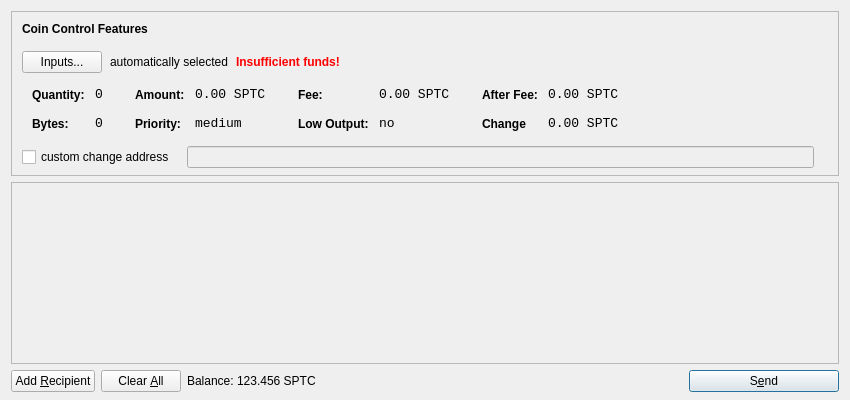
<?xml version="1.0" encoding="UTF-8"?>
<ui version="4.0">
 <class>SendCoinsDialog</class>
 <widget class="QDialog" name="SendCoinsDialog">
  <property name="geometry">
   <rect>
    <x>0</x>
    <y>0</y>
    <width>850</width>
    <height>400</height>
   </rect>
  </property>
  <property name="windowTitle">
   <string>Send Coins</string>
  </property>
  <layout class="QVBoxLayout" name="verticalLayout" stretch="0,1,0">
   <property name="bottomMargin">
    <number>8</number>
   </property>
   <item>
    <widget class="QFrame" name="frameCoinControl">
     <property name="sizePolicy">
      <sizepolicy hsizetype="Expanding" vsizetype="Expanding">
       <horstretch>0</horstretch>
       <verstretch>0</verstretch>
      </sizepolicy>
     </property>
     <property name="maximumSize">
      <size>
       <width>16777215</width>
       <height>16777215</height>
      </size>
     </property>
     <property name="frameShape">
      <enum>QFrame::StyledPanel</enum>
     </property>
     <property name="frameShadow">
      <enum>QFrame::Sunken</enum>
     </property>
     <layout class="QVBoxLayout" name="verticalLayoutCoinControl2">
      <property name="spacing">
       <number>-1</number>
      </property>
      <property name="leftMargin">
       <number>0</number>
      </property>
      <property name="topMargin">
       <number>0</number>
      </property>
      <property name="rightMargin">
       <number>0</number>
      </property>
      <property name="bottomMargin">
       <number>6</number>
      </property>
      <item>
       <layout class="QVBoxLayout" name="verticalLayoutCoinControl" stretch="0,0,0,0,1">
        <property name="spacing">
         <number>0</number>
        </property>
        <property name="leftMargin">
         <number>10</number>
        </property>
        <property name="topMargin">
         <number>10</number>
        </property>
        <item>
         <layout class="QHBoxLayout" name="horizontalLayoutCoinControl1">
          <property name="bottomMargin">
           <number>15</number>
          </property>
          <item>
           <widget class="QLabel" name="labelCoinControlFeatures">
            <property name="sizePolicy">
             <sizepolicy hsizetype="Preferred" vsizetype="Maximum">
              <horstretch>0</horstretch>
              <verstretch>0</verstretch>
             </sizepolicy>
            </property>
            <property name="font">
             <font>
              <weight>75</weight>
              <bold>true</bold>
             </font>
            </property>
            <property name="styleSheet">
             <string notr="true">font-weight:bold;</string>
            </property>
            <property name="text">
             <string>Coin Control Features</string>
            </property>
           </widget>
          </item>
         </layout>
        </item>
        <item>
         <layout class="QHBoxLayout" name="horizontalLayoutCoinControl2" stretch="0,0,0,0">
          <property name="spacing">
           <number>8</number>
          </property>
          <property name="bottomMargin">
           <number>10</number>
          </property>
          <item>
           <widget class="QPushButton" name="pushButtonCoinControl">
            <property name="styleSheet">
             <string notr="true"/>
            </property>
            <property name="text">
             <string>Inputs...</string>
            </property>
           </widget>
          </item>
          <item>
           <widget class="QLabel" name="labelCoinControlAutomaticallySelected">
            <property name="text">
             <string>automatically selected</string>
            </property>
            <property name="margin">
             <number>5</number>
            </property>
           </widget>
          </item>
          <item>
           <widget class="QLabel" name="labelCoinControlInsuffFunds">
            <property name="font">
             <font>
              <weight>75</weight>
              <bold>true</bold>
             </font>
            </property>
            <property name="styleSheet">
             <string notr="true">color:red;font-weight:bold;</string>
            </property>
            <property name="text">
             <string>Insufficient funds!</string>
            </property>
            <property name="margin">
             <number>5</number>
            </property>
           </widget>
          </item>
          <item>
           <spacer name="horizontalSpacerCoinControl">
            <property name="orientation">
             <enum>Qt::Horizontal</enum>
            </property>
            <property name="sizeHint" stdset="0">
             <size>
              <width>40</width>
              <height>1</height>
             </size>
            </property>
           </spacer>
          </item>
         </layout>
        </item>
        <item>
         <widget class="QWidget" name="widgetCoinControl" native="true">
          <property name="sizePolicy">
           <sizepolicy hsizetype="Preferred" vsizetype="Preferred">
            <horstretch>0</horstretch>
            <verstretch>0</verstretch>
           </sizepolicy>
          </property>
          <property name="minimumSize">
           <size>
            <width>0</width>
            <height>0</height>
           </size>
          </property>
          <property name="styleSheet">
           <string notr="true"/>
          </property>
          <layout class="QHBoxLayout" name="horizontalLayoutCoinControl5">
           <property name="margin">
            <number>0</number>
           </property>
           <item>
            <layout class="QHBoxLayout" name="horizontalLayoutCoinControl3" stretch="0,0,0,1">
             <property name="spacing">
              <number>20</number>
             </property>
             <property name="topMargin">
              <number>0</number>
             </property>
             <property name="bottomMargin">
              <number>10</number>
             </property>
             <item>
              <layout class="QFormLayout" name="formLayoutCoinControl1">
               <property name="horizontalSpacing">
                <number>10</number>
               </property>
               <property name="verticalSpacing">
                <number>14</number>
               </property>
               <property name="leftMargin">
                <number>10</number>
               </property>
               <property name="topMargin">
                <number>4</number>
               </property>
               <property name="rightMargin">
                <number>6</number>
               </property>
               <item row="0" column="0">
                <widget class="QLabel" name="labelCoinControlQuantityText">
                 <property name="styleSheet">
                  <string notr="true">font-weight:bold;</string>
                 </property>
                 <property name="text">
                  <string>Quantity:</string>
                 </property>
                 <property name="margin">
                  <number>0</number>
                 </property>
                </widget>
               </item>
               <item row="0" column="1">
                <widget class="QLabel" name="labelCoinControlQuantity">
                 <property name="font">
                  <font>
                   <family>Monospace</family>
                   <pointsize>10</pointsize>
                  </font>
                 </property>
                 <property name="cursor">
                  <cursorShape>IBeamCursor</cursorShape>
                 </property>
                 <property name="contextMenuPolicy">
                  <enum>Qt::ActionsContextMenu</enum>
                 </property>
                 <property name="text">
                  <string>0</string>
                 </property>
                 <property name="margin">
                  <number>0</number>
                 </property>
                 <property name="textInteractionFlags">
                  <set>Qt::LinksAccessibleByMouse|Qt::TextSelectableByKeyboard|Qt::TextSelectableByMouse</set>
                 </property>
                </widget>
               </item>
               <item row="1" column="0">
                <widget class="QLabel" name="labelCoinControlBytesText">
                 <property name="styleSheet">
                  <string notr="true">font-weight:bold;</string>
                 </property>
                 <property name="text">
                  <string>Bytes:</string>
                 </property>
                </widget>
               </item>
               <item row="1" column="1">
                <widget class="QLabel" name="labelCoinControlBytes">
                 <property name="font">
                  <font>
                   <family>Monospace</family>
                   <pointsize>10</pointsize>
                  </font>
                 </property>
                 <property name="cursor">
                  <cursorShape>IBeamCursor</cursorShape>
                 </property>
                 <property name="contextMenuPolicy">
                  <enum>Qt::ActionsContextMenu</enum>
                 </property>
                 <property name="text">
                  <string>0</string>
                 </property>
                 <property name="textInteractionFlags">
                  <set>Qt::LinksAccessibleByMouse|Qt::TextSelectableByKeyboard|Qt::TextSelectableByMouse</set>
                 </property>
                </widget>
               </item>
              </layout>
             </item>
             <item>
              <layout class="QFormLayout" name="formLayoutCoinControl2">
               <property name="horizontalSpacing">
                <number>10</number>
               </property>
               <property name="verticalSpacing">
                <number>14</number>
               </property>
               <property name="leftMargin">
                <number>6</number>
               </property>
               <property name="topMargin">
                <number>4</number>
               </property>
               <property name="rightMargin">
                <number>6</number>
               </property>
               <item row="0" column="0">
                <widget class="QLabel" name="labelCoinControlAmountText">
                 <property name="styleSheet">
                  <string notr="true">font-weight:bold;</string>
                 </property>
                 <property name="text">
                  <string>Amount:</string>
                 </property>
                 <property name="margin">
                  <number>0</number>
                 </property>
                </widget>
               </item>
               <item row="0" column="1">
                <widget class="QLabel" name="labelCoinControlAmount">
                 <property name="font">
                  <font>
                   <family>Monospace</family>
                   <pointsize>10</pointsize>
                  </font>
                 </property>
                 <property name="cursor">
                  <cursorShape>IBeamCursor</cursorShape>
                 </property>
                 <property name="contextMenuPolicy">
                  <enum>Qt::ActionsContextMenu</enum>
                 </property>
                 <property name="text">
                  <string>0.00 SPTC</string>
                 </property>
                 <property name="textInteractionFlags">
                  <set>Qt::LinksAccessibleByMouse|Qt::TextSelectableByKeyboard|Qt::TextSelectableByMouse</set>
                 </property>
                </widget>
               </item>
               <item row="1" column="0">
                <widget class="QLabel" name="labelCoinControlPriorityText">
                 <property name="styleSheet">
                  <string notr="true">font-weight:bold;</string>
                 </property>
                 <property name="text">
                  <string>Priority:</string>
                 </property>
                </widget>
               </item>
               <item row="1" column="1">
                <widget class="QLabel" name="labelCoinControlPriority">
                 <property name="font">
                  <font>
                   <family>Monospace</family>
                   <pointsize>10</pointsize>
                  </font>
                 </property>
                 <property name="cursor">
                  <cursorShape>IBeamCursor</cursorShape>
                 </property>
                 <property name="contextMenuPolicy">
                  <enum>Qt::ActionsContextMenu</enum>
                 </property>
                 <property name="text">
                  <string>medium</string>
                 </property>
                 <property name="textInteractionFlags">
                  <set>Qt::LinksAccessibleByMouse|Qt::TextSelectableByKeyboard|Qt::TextSelectableByMouse</set>
                 </property>
                </widget>
               </item>
              </layout>
             </item>
             <item>
              <layout class="QFormLayout" name="formLayoutCoinControl3">
               <property name="horizontalSpacing">
                <number>10</number>
               </property>
               <property name="verticalSpacing">
                <number>14</number>
               </property>
               <property name="leftMargin">
                <number>6</number>
               </property>
               <property name="topMargin">
                <number>4</number>
               </property>
               <property name="rightMargin">
                <number>6</number>
               </property>
               <item row="0" column="0">
                <widget class="QLabel" name="labelCoinControlFeeText">
                 <property name="styleSheet">
                  <string notr="true">font-weight:bold;</string>
                 </property>
                 <property name="text">
                  <string>Fee:</string>
                 </property>
                 <property name="margin">
                  <number>0</number>
                 </property>
                </widget>
               </item>
               <item row="0" column="1">
                <widget class="QLabel" name="labelCoinControlFee">
                 <property name="font">
                  <font>
                   <family>Monospace</family>
                   <pointsize>10</pointsize>
                  </font>
                 </property>
                 <property name="cursor">
                  <cursorShape>IBeamCursor</cursorShape>
                 </property>
                 <property name="contextMenuPolicy">
                  <enum>Qt::ActionsContextMenu</enum>
                 </property>
                 <property name="text">
                  <string>0.00 SPTC</string>
                 </property>
                 <property name="textInteractionFlags">
                  <set>Qt::LinksAccessibleByMouse|Qt::TextSelectableByKeyboard|Qt::TextSelectableByMouse</set>
                 </property>
                </widget>
               </item>
               <item row="1" column="0">
                <widget class="QLabel" name="labelCoinControlLowOutputText">
                 <property name="styleSheet">
                  <string notr="true">font-weight:bold;</string>
                 </property>
                 <property name="text">
                  <string>Low Output:</string>
                 </property>
                </widget>
               </item>
               <item row="1" column="1">
                <widget class="QLabel" name="labelCoinControlLowOutput">
                 <property name="font">
                  <font>
                   <family>Monospace</family>
                   <pointsize>10</pointsize>
                  </font>
                 </property>
                 <property name="cursor">
                  <cursorShape>IBeamCursor</cursorShape>
                 </property>
                 <property name="contextMenuPolicy">
                  <enum>Qt::ActionsContextMenu</enum>
                 </property>
                 <property name="text">
                  <string>no</string>
                 </property>
                 <property name="textInteractionFlags">
                  <set>Qt::LinksAccessibleByMouse|Qt::TextSelectableByKeyboard|Qt::TextSelectableByMouse</set>
                 </property>
                </widget>
               </item>
              </layout>
             </item>
             <item>
              <layout class="QFormLayout" name="formLayoutCoinControl4">
               <property name="horizontalSpacing">
                <number>10</number>
               </property>
               <property name="verticalSpacing">
                <number>14</number>
               </property>
               <property name="leftMargin">
                <number>6</number>
               </property>
               <property name="topMargin">
                <number>4</number>
               </property>
               <property name="rightMargin">
                <number>6</number>
               </property>
               <item row="0" column="0">
                <widget class="QLabel" name="labelCoinControlAfterFeeText">
                 <property name="styleSheet">
                  <string notr="true">font-weight:bold;</string>
                 </property>
                 <property name="text">
                  <string>After Fee:</string>
                 </property>
                 <property name="margin">
                  <number>0</number>
                 </property>
                </widget>
               </item>
               <item row="0" column="1">
                <widget class="QLabel" name="labelCoinControlAfterFee">
                 <property name="font">
                  <font>
                   <family>Monospace</family>
                   <pointsize>10</pointsize>
                  </font>
                 </property>
                 <property name="cursor">
                  <cursorShape>IBeamCursor</cursorShape>
                 </property>
                 <property name="contextMenuPolicy">
                  <enum>Qt::ActionsContextMenu</enum>
                 </property>
                 <property name="text">
                  <string>0.00 SPTC</string>
                 </property>
                 <property name="textInteractionFlags">
                  <set>Qt::LinksAccessibleByMouse|Qt::TextSelectableByKeyboard|Qt::TextSelectableByMouse</set>
                 </property>
                </widget>
               </item>
               <item row="1" column="0">
                <widget class="QLabel" name="labelCoinControlChangeText">
                 <property name="styleSheet">
                  <string notr="true">font-weight:bold;</string>
                 </property>
                 <property name="text">
                  <string>Change</string>
                 </property>
                </widget>
               </item>
               <item row="1" column="1">
                <widget class="QLabel" name="labelCoinControlChange">
                 <property name="font">
                  <font>
                   <family>Monospace</family>
                   <pointsize>10</pointsize>
                  </font>
                 </property>
                 <property name="cursor">
                  <cursorShape>IBeamCursor</cursorShape>
                 </property>
                 <property name="contextMenuPolicy">
                  <enum>Qt::ActionsContextMenu</enum>
                 </property>
                 <property name="text">
                  <string>0.00 SPTC</string>
                 </property>
                 <property name="textInteractionFlags">
                  <set>Qt::LinksAccessibleByMouse|Qt::TextSelectableByKeyboard|Qt::TextSelectableByMouse</set>
                 </property>
                </widget>
               </item>
              </layout>
             </item>
            </layout>
           </item>
          </layout>
         </widget>
        </item>
        <item>
         <layout class="QHBoxLayout" name="horizontalLayoutCoinControl4" stretch="0,0,0">
          <property name="spacing">
           <number>12</number>
          </property>
          <property name="sizeConstraint">
           <enum>QLayout::SetDefaultConstraint</enum>
          </property>
          <property name="topMargin">
           <number>5</number>
          </property>
          <property name="rightMargin">
           <number>5</number>
          </property>
          <item>
           <widget class="QCheckBox" name="checkBoxCoinControlChange">
            <property name="text">
             <string>custom change address</string>
            </property>
           </widget>
          </item>
          <item>
           <widget class="QLineEdit" name="lineEditCoinControlChange">
            <property name="enabled">
             <bool>false</bool>
            </property>
            <property name="sizePolicy">
             <sizepolicy hsizetype="Expanding" vsizetype="Fixed">
              <horstretch>0</horstretch>
              <verstretch>0</verstretch>
             </sizepolicy>
            </property>
           </widget>
          </item>
          <item>
           <widget class="QLabel" name="labelCoinControlChangeLabel">
            <property name="sizePolicy">
             <sizepolicy hsizetype="Preferred" vsizetype="Expanding">
              <horstretch>0</horstretch>
              <verstretch>0</verstretch>
             </sizepolicy>
            </property>
            <property name="minimumSize">
             <size>
              <width>0</width>
              <height>0</height>
             </size>
            </property>
            <property name="text">
             <string/>
            </property>
            <property name="margin">
             <number>3</number>
            </property>
           </widget>
          </item>
         </layout>
        </item>
        <item>
         <spacer name="verticalSpacerCoinControl">
          <property name="orientation">
           <enum>Qt::Vertical</enum>
          </property>
          <property name="sizeHint" stdset="0">
           <size>
            <width>800</width>
            <height>1</height>
           </size>
          </property>
         </spacer>
        </item>
       </layout>
      </item>
     </layout>
    </widget>
   </item>
   <item>
    <widget class="QScrollArea" name="scrollArea">
     <property name="widgetResizable">
      <bool>true</bool>
     </property>
     <widget class="QWidget" name="scrollAreaWidgetContents">
      <property name="geometry">
       <rect>
        <x>0</x>
        <y>0</y>
        <width>830</width>
        <height>165</height>
       </rect>
      </property>
      <layout class="QVBoxLayout" name="verticalLayout_2">
       <property name="margin">
        <number>0</number>
       </property>
       <item>
        <layout class="QVBoxLayout" name="entries">
         <property name="spacing">
          <number>6</number>
         </property>
        </layout>
       </item>
       <item>
        <spacer name="verticalSpacer">
         <property name="orientation">
          <enum>Qt::Vertical</enum>
         </property>
         <property name="sizeHint" stdset="0">
          <size>
           <width>20</width>
           <height>40</height>
          </size>
         </property>
        </spacer>
       </item>
      </layout>
     </widget>
    </widget>
   </item>
   <item>
    <layout class="QHBoxLayout" name="horizontalLayout">
     <item>
      <widget class="QPushButton" name="addButton">
       <property name="toolTip">
        <string>Send to multiple recipients at once</string>
       </property>
       <property name="text">
        <string>Add &amp;Recipient</string>
       </property>
       <property name="icon">
        <iconset resource="../bitcoin.qrc">
         <normaloff>:/icons/add</normaloff>:/icons/add</iconset>
       </property>
       <property name="autoDefault">
        <bool>false</bool>
       </property>
      </widget>
     </item>
     <item>
      <widget class="QPushButton" name="clearButton">
       <property name="sizePolicy">
        <sizepolicy hsizetype="Minimum" vsizetype="Fixed">
         <horstretch>0</horstretch>
         <verstretch>0</verstretch>
        </sizepolicy>
       </property>
       <property name="toolTip">
        <string>Remove all transaction fields</string>
       </property>
       <property name="text">
        <string>Clear &amp;All</string>
       </property>
       <property name="icon">
        <iconset resource="../bitcoin.qrc">
         <normaloff>:/icons/remove</normaloff>:/icons/remove</iconset>
       </property>
       <property name="autoRepeatDelay">
        <number>300</number>
       </property>
       <property name="autoDefault">
        <bool>false</bool>
       </property>
      </widget>
     </item>
     <item>
      <layout class="QHBoxLayout" name="horizontalLayout_2">
       <property name="spacing">
        <number>3</number>
       </property>
       <item>
        <widget class="QLabel" name="label">
         <property name="sizePolicy">
          <sizepolicy hsizetype="Preferred" vsizetype="Fixed">
           <horstretch>0</horstretch>
           <verstretch>0</verstretch>
          </sizepolicy>
         </property>
         <property name="text">
          <string>Balance:</string>
         </property>
        </widget>
       </item>
       <item>
        <widget class="QLabel" name="labelBalance">
         <property name="sizePolicy">
          <sizepolicy hsizetype="Preferred" vsizetype="Fixed">
           <horstretch>0</horstretch>
           <verstretch>0</verstretch>
          </sizepolicy>
         </property>
         <property name="cursor">
          <cursorShape>IBeamCursor</cursorShape>
         </property>
         <property name="text">
          <string>123.456 SPTC</string>
         </property>
         <property name="textInteractionFlags">
          <set>Qt::LinksAccessibleByMouse|Qt::TextSelectableByKeyboard|Qt::TextSelectableByMouse</set>
         </property>
        </widget>
       </item>
      </layout>
     </item>
     <item>
      <spacer name="horizontalSpacer">
       <property name="orientation">
        <enum>Qt::Horizontal</enum>
       </property>
       <property name="sizeHint" stdset="0">
        <size>
         <width>40</width>
         <height>20</height>
        </size>
       </property>
      </spacer>
     </item>
     <item>
      <widget class="QPushButton" name="sendButton">
       <property name="minimumSize">
        <size>
         <width>150</width>
         <height>0</height>
        </size>
       </property>
       <property name="toolTip">
        <string>Confirm the send action</string>
       </property>
       <property name="text">
        <string>S&amp;end</string>
       </property>
       <property name="icon">
        <iconset resource="../bitcoin.qrc">
         <normaloff>:/icons/send</normaloff>:/icons/send</iconset>
       </property>
       <property name="default">
        <bool>true</bool>
       </property>
      </widget>
     </item>
    </layout>
   </item>
  </layout>
 </widget>
 <resources>
  <include location="../bitcoin.qrc"/>
 </resources>
 <connections/>
</ui>
